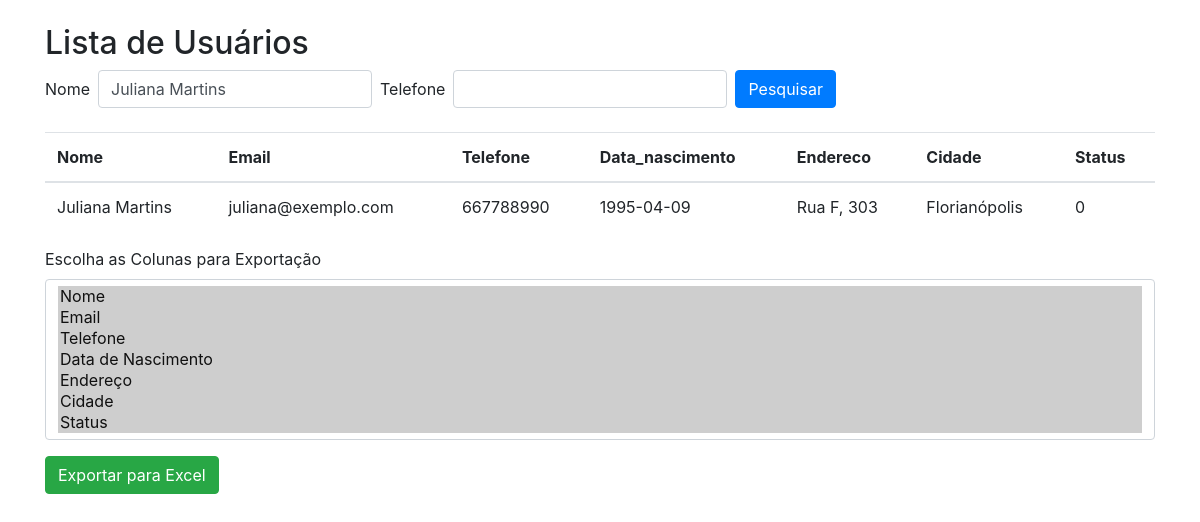
The app's page /index.php?nome=Juliana Martins with its own data.
### tables this page shows
CREATE TABLE usuarios (
    id INT AUTO_INCREMENT PRIMARY KEY,
    nome VARCHAR(100),
    email VARCHAR(100),
    telefone VARCHAR(15),
    data_nascimento DATE,
    endereco VARCHAR(255),
    cidade VARCHAR(100),
    status INT
);

### index.php (the view, shortened to what this page needs)
<?php
require_once('conexao.php');
$nomePesquisa = "";
$telefonePesquisa = "";
if (isset($_GET['nome'])) {
    $nomePesquisa = addslashes($_GET['nome']);
}
$pesquisaCondicao = "";
if (!empty($nomePesquisa)) {
    $pesquisaCondicao .= " AND nome LIKE '%$nomePesquisa%'";
}
$colunasSelecionadas = ['nome', 'email', 'telefone', 'data_nascimento', 'endereco', 'cidade', 'status'];
$colunasSQL = implode(", ", $colunasSelecionadas);
$sql = "SELECT $colunasSQL FROM usuarios WHERE 1=1 $pesquisaCondicao";
$stmt = $bd->prepare($sql);
$stmt->execute();
$resultados = $stmt->fetchAll(PDO::FETCH_ASSOC);
?>
<!DOCTYPE html>
<html lang="pt-br">
<head>
    <link rel="stylesheet" href="https://stackpath.bootstrapcdn.com/bootstrap/4.5.2/css/bootstrap.min.css">
</head>
<body>
    <div class="container mt-4">
        <h2>Lista de Usuários</h2>
        <form action="exportar.php" method="get" class="form-inline mb-4">
            <div class="form-group mr-2">
                <label for="nome" class="mr-2">Nome</label>
                <input type="text" class="form-control" id="nome" name="nome" value="<?= $nomePesquisa ?>">
            </div>
            <div class="form-group mr-2">
                <label for="telefone" class="mr-2">Telefone</label>
                <input type="text" class="form-control" id="telefone" name="telefone" value="<?= $telefonePesquisa ?>">
            </div>
            <button type="submit" class="btn btn-primary">Pesquisar</button>
        </form>
        <table class="table">
            <thead>
                <tr>
                    <?php foreach ($colunasSelecionadas as $coluna): ?>
                        <th><?= ucfirst($coluna) ?></th>
                    <?php endforeach; ?>
                </tr>
            </thead>
            <tbody>
                <?php foreach ($resultados as $linha): ?>
                    <tr>
                        <?php foreach ($colunasSelecionadas as $coluna): ?>
                            <td><?= utf8_decode($linha[$coluna]) ?></td>
                        <?php endforeach; ?>
                    </tr>
                <?php endforeach; ?>
            </tbody>
        </table>
        <form action="exportar_excel.php" method="get">
            <div class="form-group">
                <label for="colunasSelecionadas">Escolha as Colunas para Exportação</label>
                <select id="colunasSelecionadas" name="colunasSelecionadas[]" multiple class="form-control mb-3" size="7">
                    <option value="nome" selected>Nome</option>
                    <option value="email" selected>Email</option>
                    <option value="telefone" selected>Telefone</option>
                    <option value="data_nascimento" selected>Data de Nascimento</option>
                    <option value="endereco" selected>Endereço</option>
                    <option value="cidade" selected>Cidade</option>
                    <option value="status" selected>Status</option>
                </select>
            </div>
            <button type="submit" class="btn btn-success">Exportar para Excel</button>
        </form>
    </div>
</body>
</html>

### records on screen
usuarios: nome "Juliana Martins", email "juliana@exemplo.com", telefone "667788990", data_nascimento "1995-04-09", endereco "Rua F, 303", cidade "Florianópolis", status "0"

### other values on screen
$coluna "Nome"
$coluna "Email"
$coluna "Telefone"
$coluna "Data_nascimento"
$coluna "Endereco"
$coluna "Cidade"
$coluna "Status"
